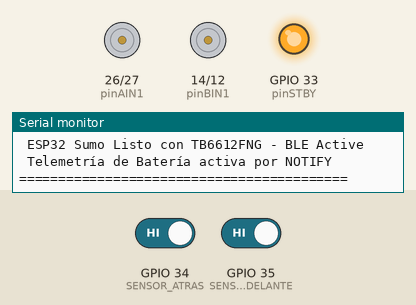
This sketch was run on a simulated ESP32. Shown: motor-driver pin pairs drawn as motors (green arrow = first pin HIGH = forward, orange = second pin HIGH = backward, longer = more drive, scaled by the enable pin, stopped while the standby pin is LOW), output pins drawn as LEDs (lit = HIGH), the last lines printed to the serial monitor. The test bench sets the inputs (shaded band); at power-on: GPIO 34 (SENSOR_ATRAS) HIGH, GPIO 35 (SENSOR_ADELANTE) HIGH. Nothing arrives over Bluetooth unless stated; a phone connects over Bluetooth LE 3 s after start.

Above: at 1.2 s.
1.3 s: GPIO 34 (SENSOR_ATRAS) driven LOW
At 1.7 s:
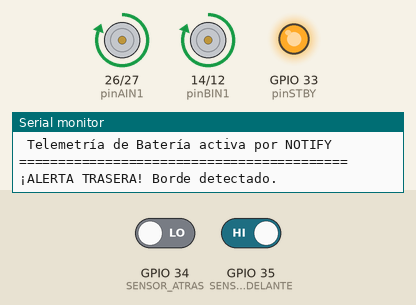
4.8 s: GPIO 35 (SENSOR_ADELANTE) driven LOW
At 5.3 s:
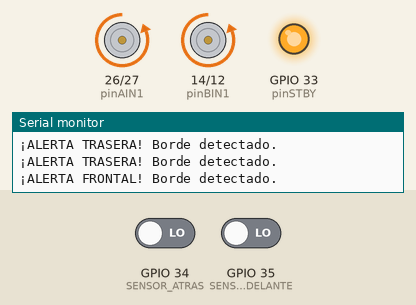
15.3 s: GPIO 35 (SENSOR_ADELANTE) driven HIGH
18.8 s: GPIO 34 (SENSOR_ATRAS) driven HIGH
At 19.15 s:
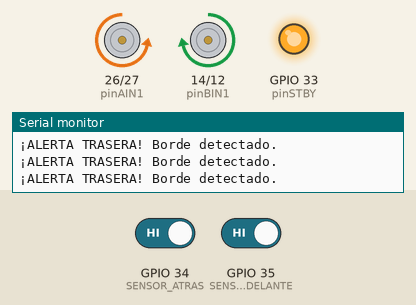
Timing chart, 0 to 21.4 s (numbered marks = the images above; inputs shaded):
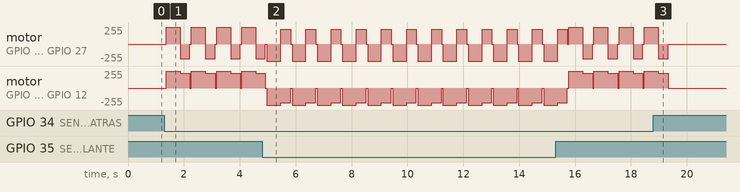

The sketch:

sumo_robot_ble.ino
```cpp
/**
 * ============================================================================
 * PROYECTO: ROBOT DE SUMO BLE - FIRMWARE ESP32 CON DRIVER TB6612FNG
 * ============================================================================
 * Protocolo de Control por Comandos Rápidos:
 *   - 'F <speed>' : Adelante (PWM 0-255)
 *   - 'R <speed>' : Atrás / Retroceso (PWM 0-255)
 *   - 'L <speed>' : Giro Izquierda (Motor A atrás, Motor B adelante)
 *   - 'D <speed>' : Giro Derecha (Motor A adelante, Motor B atrás)
 *   - 'S 0'       : Detener ambos motores
 *
 * Protección Anticaída por Sensores IR en Ring de Dohyo:
 *   - SENSOR_ADELANTE (GPIO 35): Evasión automática marcha atrás + giro derecha
 *   - SENSOR_ATRAS    (GPIO 34): Evasión automática marcha adelante + giro izquierda
 * ============================================================================
 */

#include <Arduino.h>
#include <BLEDevice.h>
#include <BLEUtils.h>
#include <BLEServer.h>
#include <BLE2902.h>

// UUIDs para el servidor BLE
#define SERVICE_UUID              "4fafc201-1fb5-459e-8fcc-c5c9c331914b"
#define MOTOR_CHARACTERISTIC_UUID "c565818d-6972-466d-88b0-517865f14d02"

// --- PINES DRIVER TB6612FNG (Según tu esquema) ---
const int pinPWMA = 25;
const int pinAIN2 = 27;
const int pinAIN1 = 26;
const int pinSTBY = 33;

// NOTA: Si BIN1 está en GPIO 34, cambiar a GPIO 14 o 32 para salida digital
const int pinBIN1 = 14;
const int pinBIN2 = 12;
const int pinPWMB = 13;

// --- PINES SENSORES INFRARROJOS DE LÍNEA ---
const int SENSOR_ADELANTE = 35;
const int SENSOR_ATRAS    = 34;

// --- PIN SENSOR / DIVISOR DE BATERÍA (ADC) ---
const int PIN_BATERIA     = 36; // Pin ADC para medir voltaje de batería LiPo (2S o 3S)

// Variables globales
char direccionActual = 'S';
int velocidadActual = 0;
bool dispositivoConectado = false;
BLECharacteristic *pMotorChar = nullptr;

// Declaración de funciones
void aplicarMovimiento(char dir, int speed);
void evitarCaidaAdelante();
void evitarCaidaAtras();
void detenerMotores();
int leerPorcentajeBateria();

// --- CALLBACK DE CONEXIÓN BLE ---
class ServerCallbacks: public BLEServerCallbacks {
    void onConnect(BLEServer* pServer) override {
        dispositivoConectado = true;
        Serial.println(">> Cliente BLE Conectado");
    }
    void onDisconnect(BLEServer* pServer) override {
        dispositivoConectado = false;
        detenerMotores();
        Serial.println(">> Cliente BLE Desconectado - Motores detenidos");
        // Reiniciar publicidad BLE
        pServer->getAdvertising()->start();
    }
};

// --- CALLBACK DE RECEPCIÓN DE COMANDOS BLE ---
class SumoCallbacks: public BLECharacteristicCallbacks {
    void onWrite(BLECharacteristic *pChar) override {
        std::string rxVal = pChar->getValue();
        String val = String(rxVal.c_str());

        if (val.length() > 0) {
            direccionActual = val[0];
            velocidadActual = (val.length() > 2) ? val.substring(2).toInt() : 0;
            velocidadActual = constrain(velocidadActual, 0, 255);

            Serial.print("Comando BLE: ");
            Serial.print(direccionActual);
            Serial.print(" | Velocidad: ");
            Serial.println(velocidadActual);
        }
    }
};

// --- LECTURA DE BATERÍA LiPo ---
void obtenerInfoBateria(float &voltaje, int &porcentaje) {
    // Lectura analógica con divisor resistivo (ej: 100k / 100k en PIN 34)
    int adc = analogRead(PIN_BATERIA);
    float vMedido = (adc / 4095.0) * 3.3 * 2.0; // Factor según divisor resistivo

    // Si no hay divisor conectado o está bajo 4.0V, valor de referencia para demo
    if (vMedido < 4.0) {
        voltaje = 7.8;
        porcentaje = 85;
        return;
    }

    voltaje = vMedido;
    // Cálculo LiPo 2S (6.6V corte a 8.4V carga completa)
    int pct = (int)(((vMedido - 6.6) / (8.4 - 6.6)) * 100.0);
    porcentaje = constrain(pct, 0, 100);
}

void setup() {
    Serial.begin(115200);

    // Configurar pines del Driver TB6612FNG como Salidas
    pinMode(pinPWMA, OUTPUT);
    pinMode(pinAIN1, OUTPUT);
    pinMode(pinAIN2, OUTPUT);
    pinMode(pinSTBY, OUTPUT);
    pinMode(pinBIN1, OUTPUT);
    pinMode(pinBIN2, OUTPUT);
    pinMode(pinPWMB, OUTPUT);

    // Activar el Driver TB6612FNG (STBY en HIGH)
    digitalWrite(pinSTBY, HIGH);

    // Configurar Sensores de Borde
    pinMode(SENSOR_ADELANTE, INPUT_PULLUP);
    pinMode(SENSOR_ATRAS, INPUT_PULLUP);

    detenerMotores();

    // Inicializar BLE
    BLEDevice::init("ESP32_Sumo_TB6612");
    BLEServer *pServer = BLEDevice::createServer();
    pServer->setCallbacks(new ServerCallbacks());

    BLEService *pService = pServer->createService(SERVICE_UUID);

    // Característica con Escritura + Lectura + Notificaciones (para Telemetría/Batería)
    pMotorChar = pService->createCharacteristic(
        MOTOR_CHARACTERISTIC_UUID,
        BLECharacteristic::PROPERTY_WRITE |
        BLECharacteristic::PROPERTY_READ  |
        BLECharacteristic::PROPERTY_NOTIFY
    );

    pMotorChar->setCallbacks(new SumoCallbacks());
    pMotorChar->addDescriptor(new BLE2902()); // Descriptor estándar para notificaciones Web Bluetooth

    pService->start();

    BLEAdvertising *pAdvertising = BLEDevice::getAdvertising();
    pAdvertising->addServiceUUID(SERVICE_UUID);
    pAdvertising->start();

    Serial.println("==========================================");
    Serial.println(" ESP32 Sumo Listo con TB6612FNG - BLE Active ");
    Serial.println(" Telemetría de Batería activa por NOTIFY     ");
    Serial.println("==========================================");
}

void loop() {
    // 1. PRIORIDAD DE SEGURIDAD (Sensores en el Ring)
    bool lineaAdelante = (digitalRead(SENSOR_ADELANTE) == LOW);
    bool lineaAtras    = (digitalRead(SENSOR_ATRAS) == LOW);

    if (lineaAdelante) {
        Serial.println("¡ALERTA FRONTAL! Borde detectado.");
        evitarCaidaAdelante();
        return;
    }

    if (lineaAtras) {
        Serial.println("¡ALERTA TRASERA! Borde detectado.");
        evitarCaidaAtras();
        return;
    }

    // 2. CONTROL MANUAL POR APP
    aplicarMovimiento(direccionActual, velocidadActual);

    // 3. TELEMETRÍA Y NOTIFICACIÓN PERIÓDICA DE BATERÍA (cada 2.5s)
    static unsigned long ultimoReporteBat = 0;
    if (millis() - ultimoReporteBat > 2500) {
        ultimoReporteBat = millis();
        if (dispositivoConectado && pMotorChar != nullptr) {
            float v = 0.0;
            int pct = 0;
            obtenerInfoBateria(v, pct);
            char msg[32];
            snprintf(msg, sizeof(msg), "%.1fV (%d%%)\n", v, pct);
            pMotorChar->setValue(msg);
            pMotorChar->notify();
        }
    }

    delay(20);
}

// --- CONTROL TB6612FNG ---
void aplicarMovimiento(char dir, int speed) {
    digitalWrite(pinSTBY, HIGH); // Asegurar que el driver esté activo

    switch (dir) {
        case 'F': // Adelante
            digitalWrite(pinAIN1, HIGH);
            digitalWrite(pinAIN2, LOW);
            digitalWrite(pinBIN1, HIGH);
            digitalWrite(pinBIN2, LOW);
            analogWrite(pinPWMA, speed);
            analogWrite(pinPWMB, speed);
            break;

        case 'R': // Atrás
            digitalWrite(pinAIN1, LOW);
            digitalWrite(pinAIN2, HIGH);
            digitalWrite(pinBIN1, LOW);
            digitalWrite(pinBIN2, HIGH);
            analogWrite(pinPWMA, speed);
            analogWrite(pinPWMB, speed);
            break;

        case 'L': // Giro Izquierda
            digitalWrite(pinAIN1, LOW);
            digitalWrite(pinAIN2, HIGH);
            digitalWrite(pinBIN1, HIGH);
            digitalWrite(pinBIN2, LOW);
            analogWrite(pinPWMA, speed);
            analogWrite(pinPWMB, speed);
            break;

        case 'D': // Giro Derecha
            digitalWrite(pinAIN1, HIGH);
            digitalWrite(pinAIN2, LOW);
            digitalWrite(pinBIN1, LOW);
            digitalWrite(pinBIN2, HIGH);
            analogWrite(pinPWMA, speed);
            analogWrite(pinPWMB, speed);
            break;

        case 'S': // Detener
        default:
            detenerMotores();
            break;
    }
}

void detenerMotores() {
    digitalWrite(pinAIN1, LOW);
    digitalWrite(pinAIN2, LOW);
    digitalWrite(pinBIN1, LOW);
    digitalWrite(pinBIN2, LOW);
    analogWrite(pinPWMA, 0);
    analogWrite(pinPWMB, 0);
}

// --- EVASIÓN AUTOMÁTICA ---
void evitarCaidaAdelante() {
    detenerMotores();
    delay(50);

    aplicarMovimiento('R', 255);
    delay(500);

    aplicarMovimiento('D', 220);
    delay(350);

    detenerMotores();
    direccionActual = 'S';
    velocidadActual = 0;
}

void evitarCaidaAtras() {
    detenerMotores();
    delay(50);

    aplicarMovimiento('F', 255);
    delay(500);

    aplicarMovimiento('L', 220);
    delay(350);

    detenerMotores();
    direccionActual = 'S';
    velocidadActual = 0;
}
```

Measured:
- after the input at 18.8 s, motor on GPIO 26 (pinAIN1) / GPIO 27 (pinAIN2), motor on GPIO 14 (pinBIN1) / GPIO 12 (pinBIN2): goes on until 19.3 s, then stays stopped
